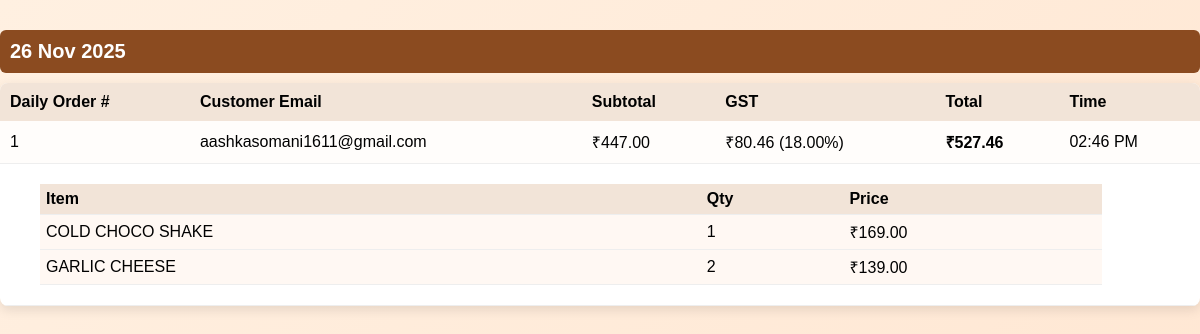
Screenshot of /admin_orders.php with the database file from the repository.
### tables this page shows
CREATE TABLE `orders` (
  `id` int(11) NOT NULL,
  `user_id` int(11) NOT NULL,
  `subtotal` decimal(10,2) NOT NULL,
  `gst_rate` decimal(5,2) NOT NULL,
  `gst_amount` decimal(10,2) NOT NULL,
  `total` decimal(10,2) NOT NULL,
  `created_at` timestamp NOT NULL DEFAULT current_timestamp()
);

CREATE TABLE `user` (
  `id` int(11) NOT NULL,
  `email` varchar(255) NOT NULL,
  `password` varchar(255) NOT NULL
);

CREATE TABLE `order_items` (
  `id` int(11) NOT NULL,
  `order_id` int(11) NOT NULL,
  `item_id` int(11) NOT NULL,
  `qty` int(11) NOT NULL,
  `price` decimal(10,2) NOT NULL
);

CREATE TABLE `menu` (
  `id` int(11) NOT NULL,
  `category` varchar(255) NOT NULL,
  `item_name` varchar(255) NOT NULL,
  `description` varchar(255) NOT NULL,
  `price` decimal(10,2) NOT NULL
);

### admin_orders.php (the view, shortened to what this page needs)
<?php
require 'db.php';
$sql = "
SELECT
    o.id AS order_id,
    o.user_id,
    o.subtotal,
    o.gst_rate,
    o.gst_amount,
    o.total,
    o.created_at,
    u.email
FROM orders o
LEFT JOIN user u ON o.user_id = u.id
ORDER BY DATE(o.created_at) DESC, o.id ASC
";
$result = $conn->query($sql);
$orders_by_date = [];
while ($row = $result->fetch_assoc()) {
    $date = date("d M Y", strtotime($row['created_at']));
    $orders_by_date[$date][] = $row;
}
?>
<!DOCTYPE html>
<html>
<head>
    <link rel="stylesheet" href="style.css">
</head>
<body>
<div class="container">
    <?php foreach ($orders_by_date as $date => $orders): ?>
        <div class="date-title"><?php echo $date; ?></div>
        <table class="order-table">
            <tr>
                <th>Daily Order #</th>
                <th>Customer Email</th>
                <th>Subtotal</th>
                <th>GST</th>
                <th>Total</th>
                <th>Time</th>
            </tr>
            <?php
            $daily_count = 1;
            foreach ($orders as $order):
            ?>
                <tr class="order-row">
                    <td><?php echo $daily_count++; ?></td>
                    <td><?php echo $order['email']; ?></td>
                    <td>₹<?php echo $order['subtotal']; ?></td>
                    <td>₹<?php echo $order['gst_amount']; ?> (<?php echo $order['gst_rate']; ?>%)</td>
                    <td><b>₹<?php echo $order['total']; ?></b></td>
                    <td><?php echo date("h:i A", strtotime($order['created_at'])); ?></td>
                </tr>
                <tr>
                    <td colspan="6">
                        <table class="child-table">
                            <tr><th>Item</th><th>Qty</th><th>Price</th></tr>
                            <?php
                            $oid = $order['order_id'];
                            $item_sql = "
                            SELECT
                                oi.qty,
                                oi.price,
                                m.item_name
                            FROM order_items oi
                            JOIN menu m ON oi.item_id = m.id
                            WHERE oi.order_id=$oid
                            ";
                            $items = $conn->query($item_sql);
                            while ($it = $items->fetch_assoc()):
                            ?>
                                <tr>
                                    <td><?php echo $it['item_name']; ?></td>
                                    <td><?php echo $it['qty']; ?></td>
                                    <td>₹<?php echo $it['price']; ?></td>
                                </tr>
                            <?php endwhile; ?>
                        </table>
                    </td>
                </tr>
            <?php endforeach; ?>
        </table>
    <?php endforeach; ?>
</div>
</body>
</html>

### style.css (style rules this page uses)
* { margin: 0; padding: 0; box-sizing: border-box; font-family: "Poppins", sans-serif; }
body { background: linear-gradient(135deg, #fff0e1, #ffe5d0); min-height: 100vh; overflow-x: hidden; }

### admin_orders.php (style rules this page uses)
.date-title { background: #8b4b20; color: white; padding: 10px; margin-top: 30px; border-radius: 6px; font-size: 20px; font-weight: bold; }
.order-table { width: 100%; border-collapse: collapse; margin-top: 10px; background: #fff; border-radius: 8px; overflow: hidden; box-shadow:0 4px 12px rgba(0,0,0,0.1); }
.order-table th { background: #f2e4d8; padding: 10px; text-align: left; }
.order-table td { padding: 10px; border-bottom: 1px solid #eee; }
.child-table { width: 90%; margin: 10px 0 10px 30px; border-collapse: collapse; background: #fff8f3; }
.child-table th, .child-table td { padding: 6px; border-bottom: 1px solid #eee; }
.order-row { background: #fffdfb; }

### rows the page displays
orders: created_at "26 Nov 2025", user.email "aashkasomani1611@gmail.com", subtotal "447.00", gst_amount "80.46", gst_rate "18.00", total "527.46", created_at "02:46 PM"
order_items: menu.item_name "COLD CHOCO SHAKE", qty "1", price "169.00"
order_items: menu.item_name "GARLIC CHEESE", qty "2", price "139.00"
